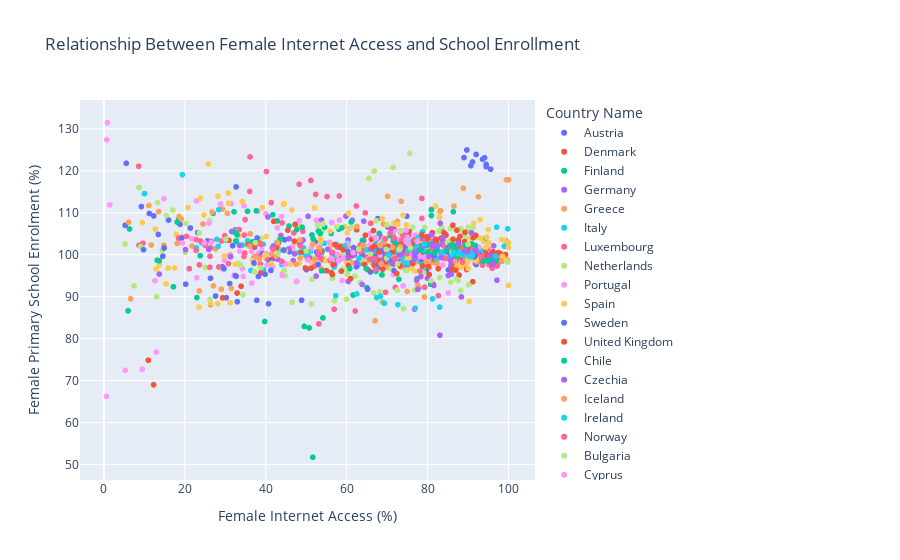

This figure's notebook cell:
### Code cell
fig1 = px.scatter(
    merged_data,
    x='Female Internet Access (%)',
    y='Female Primary School Enrolment (%)',
    color='Country Name', 
    title='Relationship Between Female Internet Access and School Enrollment',
    hover_name='Country Name',
)

fig1.show()
